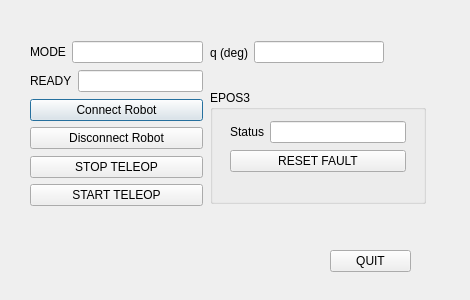
<?xml version="1.0" encoding="UTF-8"?>
<ui version="4.0">
 <class>MasterDeviceInterface</class>
 <widget class="QDialog" name="MasterDeviceInterface">
  <property name="geometry">
   <rect>
    <x>0</x>
    <y>0</y>
    <width>470</width>
    <height>300</height>
   </rect>
  </property>
  <property name="windowTitle">
   <string>Master Device Window</string>
  </property>
  <widget class="QWidget" name="layoutWidget">
   <property name="geometry">
    <rect>
     <x>30</x>
     <y>40</y>
     <width>173</width>
     <height>169</height>
    </rect>
   </property>
   <layout class="QVBoxLayout" name="verticalLayout">
    <item>
     <layout class="QHBoxLayout" name="horizontalLayout">
      <item>
       <widget class="QLabel" name="label">
        <property name="text">
         <string>MODE</string>
        </property>
       </widget>
      </item>
      <item>
       <widget class="QLineEdit" name="edit_RobotControllerMode"/>
      </item>
     </layout>
    </item>
    <item>
     <layout class="QHBoxLayout" name="horizontalLayout_2">
      <item>
       <widget class="QLabel" name="label_2">
        <property name="text">
         <string>READY</string>
        </property>
       </widget>
      </item>
      <item>
       <widget class="QLineEdit" name="edit_Ready"/>
      </item>
     </layout>
    </item>
    <item>
     <layout class="QVBoxLayout" name="verticalLayout_2">
      <item>
       <widget class="QPushButton" name="btn_ConnectRobot">
        <property name="text">
         <string>Connect Robot</string>
        </property>
       </widget>
      </item>
      <item>
       <widget class="QPushButton" name="btn_DisconnectRobot">
        <property name="text">
         <string>Disconnect Robot</string>
        </property>
       </widget>
      </item>
     </layout>
    </item>
    <item>
     <layout class="QVBoxLayout" name="verticalLayout_4">
      <item>
       <widget class="QPushButton" name="btn_StopTeleop">
        <property name="text">
         <string>STOP TELEOP</string>
        </property>
       </widget>
      </item>
      <item>
       <widget class="QPushButton" name="btn_StartTeleop">
        <property name="text">
         <string>START TELEOP</string>
        </property>
       </widget>
      </item>
     </layout>
    </item>
   </layout>
  </widget>
  <widget class="QWidget" name="layoutWidget_2">
   <property name="geometry">
    <rect>
     <x>210</x>
     <y>40</y>
     <width>174</width>
     <height>25</height>
    </rect>
   </property>
   <layout class="QHBoxLayout" name="horizontalLayout_3">
    <item>
     <widget class="QLabel" name="label_3">
      <property name="text">
       <string>q (deg)</string>
      </property>
     </widget>
    </item>
    <item>
     <widget class="QLineEdit" name="edit_JPos"/>
    </item>
   </layout>
  </widget>
  <widget class="QGroupBox" name="groupBox">
   <property name="geometry">
    <rect>
     <x>210</x>
     <y>90</y>
     <width>216</width>
     <height>114</height>
    </rect>
   </property>
   <property name="title">
    <string>EPOS3 </string>
   </property>
   <widget class="QWidget" name="">
    <property name="geometry">
     <rect>
      <x>20</x>
      <y>30</y>
      <width>176</width>
      <height>54</height>
     </rect>
    </property>
    <layout class="QVBoxLayout" name="verticalLayout_3">
     <item>
      <layout class="QHBoxLayout" name="horizontalLayout_4">
       <item>
        <widget class="QLabel" name="label_4">
         <property name="text">
          <string>Status</string>
         </property>
        </widget>
       </item>
       <item>
        <widget class="QLineEdit" name="edit_EPOS3Status"/>
       </item>
      </layout>
     </item>
     <item>
      <widget class="QPushButton" name="btn_resetEPOS3_Fault">
       <property name="text">
        <string>RESET FAULT</string>
       </property>
      </widget>
     </item>
    </layout>
   </widget>
  </widget>
  <widget class="QPushButton" name="btn_QuitM">
   <property name="geometry">
    <rect>
     <x>330</x>
     <y>250</y>
     <width>81</width>
     <height>22</height>
    </rect>
   </property>
   <property name="text">
    <string>QUIT</string>
   </property>
  </widget>
 </widget>
 <resources/>
 <connections/>
</ui>
